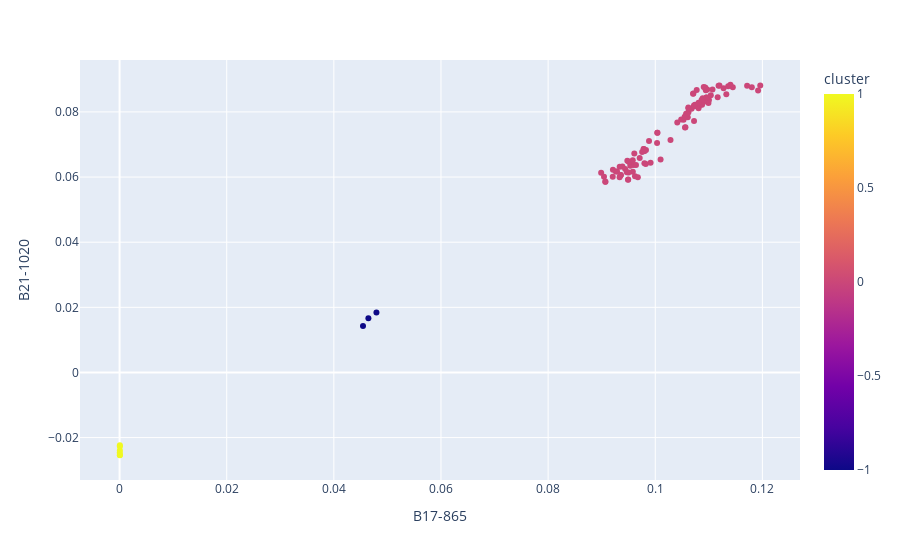

Notebook cell for this chart:
### Code cell
px.scatter(out_20161023, x=out_20161023['B17-865'], y=out_20161023['B21-1020'], color='cluster')
